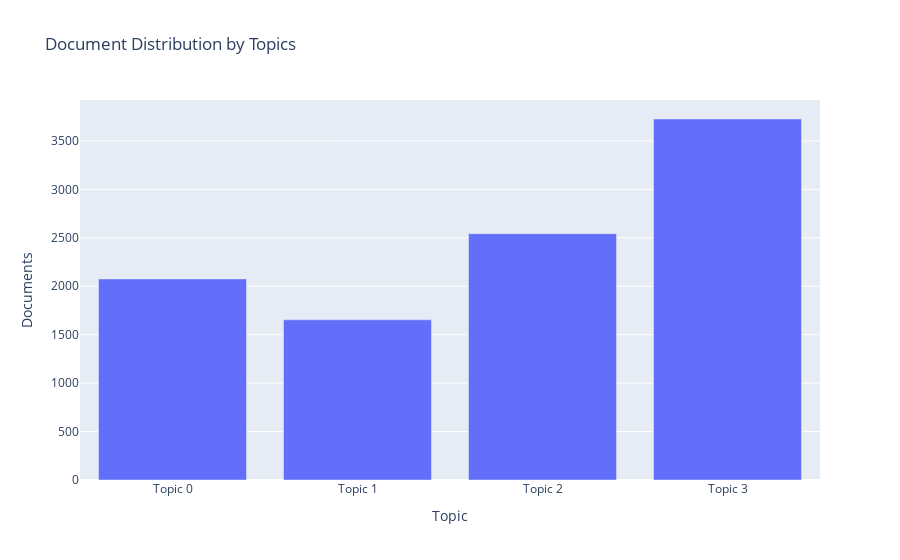

Notebook cell for this chart:
### Code cell
plot_model(lda, plot = 'topic_distribution')

### Figure 1 — Plotly figure (JSON) as saved in the notebook; plotly's stock layout.template omitted (floating-point values rounded to 4 significant figures)
{"data": [{"alignmentgroup": "True", "customdata": [["say, state, government, year, company, also, include, make, bill, report"], ["say, people, police, group, kill, government, attack, state, report, year"], ["say, election, trump, vote, government, country, leader, party, united_state, state"], ["trump, say, go, people, make, get, know, think, time, take"]], "hovertemplate": "Topic=%{x}<br>Documents=%{y}<br>Keyword=%{customdata[0]}<extra></extra>", "legendgroup": "", "marker": {"color": "#636efa", "pattern": {"shape": ""}}, "name": "", "offsetgroup": "", "orientation": "v", "showlegend": false, "textposition": "auto", "type": "bar", "x": ["Topic 0", "Topic 1", "Topic 2", "Topic 3"], "xaxis": "x", "y": [2076, 1654, 2543, 3727], "yaxis": "y"}], "layout": {"barmode": "relative", "legend": {"tracegroupgap": 0}, "title": {"text": "Document Distribution by Topics"}, "xaxis": {"anchor": "y", "domain": [0, 1], "title": {"text": "Topic"}}, "yaxis": {"anchor": "x", "domain": [0, 1], "title": {"text": "Documents"}}}}
